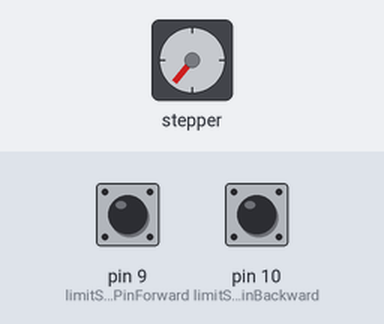
This sketch was run on a simulated Arduino Uno, built with avr-gcc and run on an emulated ATmega328P. Parts: stepper motor. Wiring (inferred from the names in the program): stepper motor driver (200 steps per turn assumed): step pin 5; direction pin 2; enable pin 8. The test bench sets the inputs (shaded band); at power-on: pin 9 (limitSwitchPinForward) HIGH, pin 10 (limitSwitchPinBackward) HIGH.

Above: at 1.2 s.
1.3 s: pin 9 (limitSwitchPinForward) pulled LOW for 0.15 s
4.4 s: pin 10 (limitSwitchPinBackward) pulled LOW for 0.15 s
At 5.3 s:
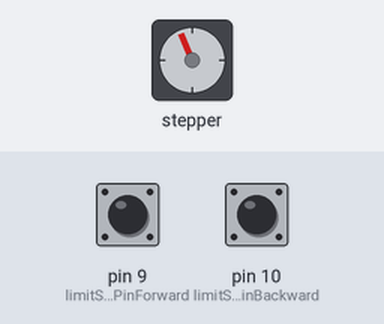
7.5 s: pin 9 (limitSwitchPinForward) pulled LOW for 1 s
At 8.8 s:
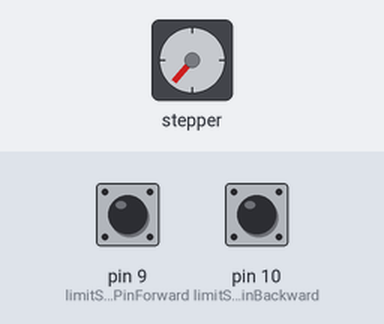
11.5 s: pin 10 (limitSwitchPinBackward) pulled LOW for 1 s
At 11.9 s:
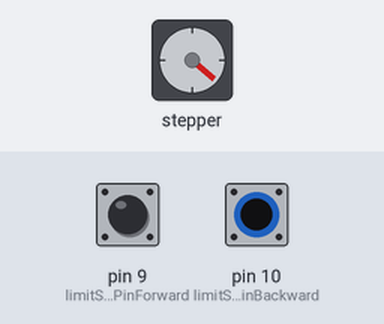
15.5 s: pin 9 (limitSwitchPinForward) pulled LOW for 0.15 s
18.6 s: pin 10 (limitSwitchPinBackward) driven LOW
Timing chart, 0 to 69.1 s (numbered marks = the images above; inputs shaded):
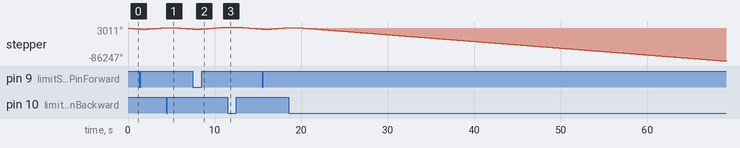

The sketch:

railduino_control.ino
```cpp
// Define pin numbers
const int stepPin = 5;
const int dirPin = 2;
const int enPin = 8;
const int limitSwitchPinForward = 9; // Connect the forward limit switch to pin 9.
const int limitSwitchPinBackward = 10; // Connect the backward limit switch to pin 10

void setup() {
  // Set the motor pins
  pinMode(stepPin, OUTPUT);
  pinMode(dirPin, OUTPUT);
  pinMode(enPin, OUTPUT);
  digitalWrite(enPin, LOW);

  // Configure limit switch pins
  pinMode(limitSwitchPinForward, INPUT_PULLUP); // Configure the forward limit switch pin as pull-up resistor input
  pinMode(limitSwitchPinBackward, INPUT_PULLUP); // Configure the limit switch pin backward as pull-up resistor input
}

void moveWithLimits(int direction, int limitSwitchPin) {
  while (digitalRead(limitSwitchPin) == HIGH) {
    // Changes the direction of motor motion
    digitalWrite(dirPin, direction == 1 ? LOW : HIGH);
    // Activate the motor
    digitalWrite(stepPin, LOW);
    delayMicroseconds(500);
    digitalWrite(stepPin, HIGH);
    delayMicroseconds(500);
  }
}

void loop() {
  moveWithLimits(HIGH, limitSwitchPinForward); // Move forward until the forward limit switch is reached
  delay(1000); // One-second delay
  moveWithLimits(LOW, limitSwitchPinBackward); // Move backward until the backward limit switch is reached
  delay(1000);
}
```
